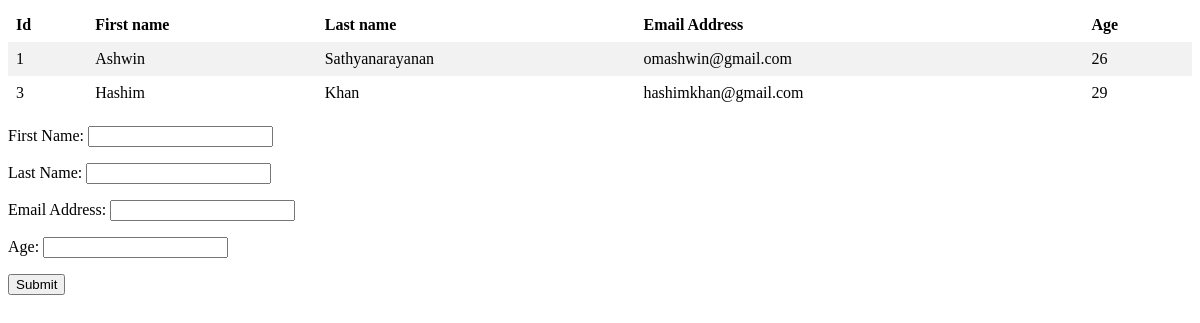
Before: / with the older database file.
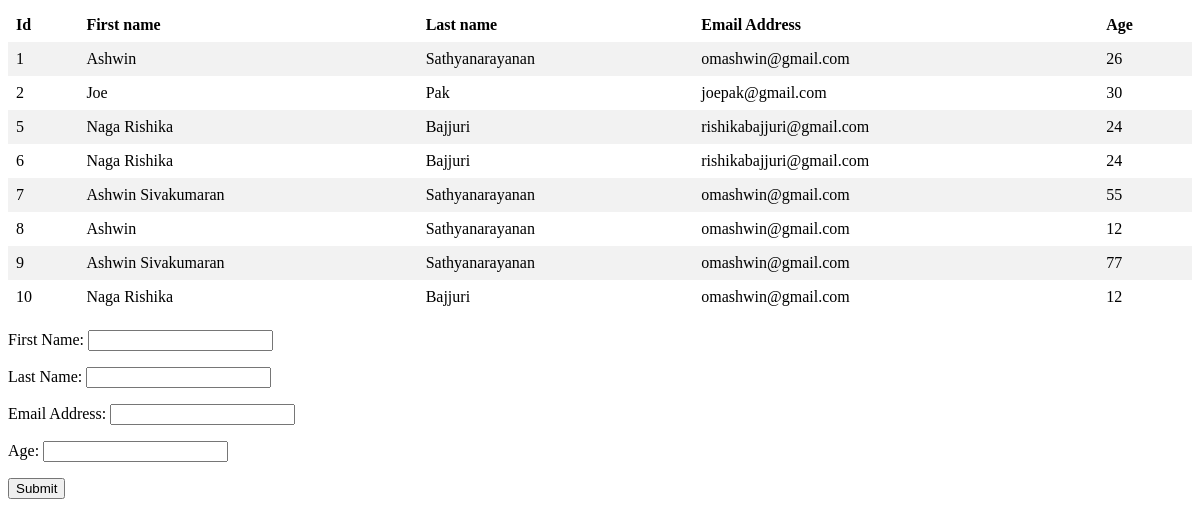
After: the same page with the newer database file.
### users_app/models.py (models this page shows)
class User(models.Model):
    first_name = models.CharField(max_length=255)
    last_name =  models.CharField(max_length=255)
    email_address =  models.CharField(max_length=255)
    age = models.IntegerField()
    created_at = models.DateTimeField(auto_now_add=True)
    updated_at = models.DateTimeField(auto_now=True)

### users_app/views.py (the view)
# urls.py: path('', views.index),
def index(request):
    context = {
        'all_users': User.objects.all()
    }
    return render(request,'index.html', context)

### users_app/templates/index.html (shortened to what this page needs)
<!DOCTYPE html>
<html lang="en">
{% load static %}
<head>
    <link rel="stylesheet" href="{% static 'css/styles.css' %}">
</head>
    <body>
        <div id = 'wrapper'>
            <table>
                <tr>
                    <th>Id</th>
                    <th>First name</th>
                    <th>Last name</th>
                    <th>Email Address</th>
                    <th>Age</th>
                </tr>
            {% for user in all_users %}
                <tr>
                    <td>{{user.id}}</td>
                    <td>{{user.first_name}}</td>
                    <td>{{user.last_name}}</td>
                    <td>{{user.email_address}}</td>
                    <td>{{user.age}}</td>
                </tr>
            {% endfor %}
            </table>
            <form action="/create_user" method="POST">
                <p>First Name: <input name="first_name" type="text"></p>
                <p>Last Name: <input name="last_name" type="text"></p>
                <p>Email Address: <input name="email_address" type="text"></p>
                <p>Age: <input name="age" type="text"></p>
            <div id="button">
                <button type="submit">Submit</button>
            </div>
            </form>
        </div>
    </body>
</html>

### users_app/static/css/styles.css (style rules this page uses)
table { border-collapse: collapse; width: 100%; }
th, td { text-align: left; padding: 8px; }
tr:nth-child(even) { background-color: #f2f2f2; }

Changed rows visible on the page:
removed User: id "3", first_name "Hashim", last_name "Khan", email_address "hashimkhan@gmail.com", age "29"
added User: id "2", first_name "Joe", last_name "Pak", email_address "joepak@gmail.com", age "30"
added User: id "5", first_name "Naga Rishika", last_name "Bajjuri", email_address "rishikabajjuri@gmail.com", age "24"
added User: id "6", first_name "Naga Rishika", last_name "Bajjuri", email_address "rishikabajjuri@gmail.com", age "24"
added User: id "7", first_name "Ashwin Sivakumaran", last_name "Sathyanarayanan", email_address "omashwin@gmail.com", age "55"
added User: id "8", first_name "Ashwin", last_name "Sathyanarayanan", email_address "omashwin@gmail.com", age "12"
added User: id "9", first_name "Ashwin Sivakumaran", last_name "Sathyanarayanan", email_address "omashwin@gmail.com", age "77"
added User: id "10", first_name "Naga Rishika", last_name "Bajjuri", email_address "omashwin@gmail.com", age "12"
